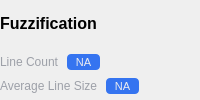
                             <widget class="QWidget" name="verticalWidget" native="true">
                              <property name="minimumSize">
                               <size>
                                <width>0</width>
                                <height>0</height>
                               </size>
                              </property>
                              <layout class="QVBoxLayout" name="verticalLayout_13">
                               <property name="spacing">
                                <number>8</number>
                               </property>
                               <property name="leftMargin">
                                <number>0</number>
                               </property>
                               <property name="topMargin">
                                <number>0</number>
                               </property>
                               <property name="rightMargin">
                                <number>0</number>
                               </property>
                               <property name="bottomMargin">
                                <number>0</number>
                               </property>
                               <item>
                                <widget class="QLabel" name="label_6">
                                 <property name="font">
                                  <font>
                                   <pointsize>12</pointsize>
                                   <bold>true</bold>
                                  </font>
                                 </property>
                                 <property name="text">
                                  <string>Fuzzification</string>
                                 </property>
                                </widget>
                               </item>
                               <item alignment="Qt::AlignmentFlag::AlignLeft|Qt::AlignmentFlag::AlignTop">
                                <widget class="QWidget" name="verticalWidget_4" native="true">
                                 <layout class="QVBoxLayout" name="verticalLayout_17">
                                  <property name="spacing">
                                   <number>8</number>
                                  </property>
                                  <property name="leftMargin">
                                   <number>0</number>
                                  </property>
                                  <property name="topMargin">
                                   <number>0</number>
                                  </property>
                                  <property name="rightMargin">
                                   <number>0</number>
                                  </property>
                                  <property name="bottomMargin">
                                   <number>0</number>
                                  </property>
                                  <item alignment="Qt::AlignmentFlag::AlignLeft|Qt::AlignmentFlag::AlignTop">
                                   <widget class="QWidget" name="horizontalWidget_3" native="true">
                                    <property name="minimumSize">
                                     <size>
                                      <width>0</width>
                                      <height>0</height>
                                     </size>
                                    </property>
                                    <layout class="QHBoxLayout" name="horizontalLayout_8">
                                     <property name="spacing">
                                      <number>0</number>
                                     </property>
                                     <property name="leftMargin">
                                      <number>0</number>
                                     </property>
                                     <property name="topMargin">
                                      <number>0</number>
                                     </property>
                                     <property name="rightMargin">
                                      <number>0</number>
                                     </property>
                                     <property name="bottomMargin">
                                      <number>0</number>
                                     </property>
                                     <item alignment="Qt::AlignmentFlag::AlignLeft">
                                      <widget class="QLabel" name="label_9">
                                       <property name="styleSheet">
                                        <string notr="true">QLabel {
	color: #9DA0A8;
}</string>
                                       </property>
                                       <property name="text">
                                        <string>Line Count</string>
                                       </property>
                                      </widget>
                                     </item>
                                     <item alignment="Qt::AlignmentFlag::AlignLeft">
                                      <widget class="QWidget" name="horizontalWidget_11" native="true">
                                       <layout class="QHBoxLayout" name="horizontalLayout_11">
                                        <property name="spacing">
                                         <number>0</number>
                                        </property>
                                        <property name="leftMargin">
                                         <number>8</number>
                                        </property>
                                        <property name="topMargin">
                                         <number>0</number>
                                        </property>
                                        <property name="rightMargin">
                                         <number>0</number>
                                        </property>
                                        <property name="bottomMargin">
                                         <number>0</number>
                                        </property>
                                        <item>
                                         <widget class="QLabel" name="label_19">
                                          <property name="sizePolicy">
                                           <sizepolicy hsizetype="Expanding" vsizetype="Expanding">
                                            <horstretch>0</horstretch>
                                            <verstretch>0</verstretch>
                                           </sizepolicy>
                                          </property>
                                          <property name="minimumSize">
                                           <size>
                                            <width>0</width>
                                            <height>0</height>
                                           </size>
                                          </property>
                                          <property name="maximumSize">
                                           <size>
                                            <width>16777215</width>
                                            <height>16</height>
                                           </size>
                                          </property>
                                          <property name="font">
                                           <font>
                                            <pointsize>8</pointsize>
                                           </font>
                                          </property>
                                          <property name="styleSheet">
                                           <string notr="true">QLabel {
    color: #EBECF0;
	background: #3574F0;
    padding: 2px 8px;
    border-radius: 4px;
}</string>
                                          </property>
                                          <property name="lineWidth">
                                           <number>0</number>
                                          </property>
                                          <property name="text">
                                           <string>NA</string>
                                          </property>
                                          <property name="alignment">
                                           <set>Qt::AlignmentFlag::AlignCenter</set>
                                          </property>
                                          <property name="indent">
                                           <number>0</number>
                                          </property>
                                         </widget>
                                        </item>
                                       </layout>
                                      </widget>
                                     </item>
                                    </layout>
                                   </widget>
                                  </item>
                                  <item alignment="Qt::AlignmentFlag::AlignLeft|Qt::AlignmentFlag::AlignTop">
                                   <widget class="QWidget" name="horizontalWidget_2" native="true">
                                    <layout class="QHBoxLayout" name="horizontalLayout_10">
                                     <property name="spacing">
                                      <number>0</number>
                                     </property>
                                     <property name="leftMargin">
                                      <number>0</number>
                                     </property>
                                     <property name="topMargin">
                                      <number>0</number>
                                     </property>
                                     <property name="rightMargin">
                                      <number>8</number>
                                     </property>
                                     <property name="bottomMargin">
                                      <number>0</number>
                                     </property>
                                     <item>
                                      <widget class="QLabel" name="label_10">
                                       <property name="styleSheet">
                                        <string notr="true">QLabel {
	color: #9DA0A8;
}</string>
                                       </property>
                                       <property name="text">
                                        <string>Average Line Size</string>
                                       </property>
                                      </widget>
                                     </item>
                                     <item>
                                      <widget class="QWidget" name="horizontalWidget_12" native="true">
                                       <layout class="QHBoxLayout" name="horizontalLayout_12">
                                        <property name="spacing">
                                         <number>0</number>
                                        </property>
                                        <property name="leftMargin">
                                         <number>8</number>
                                        </property>
                                        <property name="topMargin">
                                         <number>0</number>
                                        </property>
                                        <property name="rightMargin">
                                         <number>0</number>
                                        </property>
                                        <property name="bottomMargin">
                                         <number>0</number>
                                        </property>
                                        <item>
                                         <widget class="QLabel" name="label_20">
                                          <property name="sizePolicy">
                                           <sizepolicy hsizetype="Expanding" vsizetype="Expanding">
                                            <horstretch>0</horstretch>
                                            <verstretch>0</verstretch>
                                           </sizepolicy>
                                          </property>
                                          <property name="minimumSize">
                                           <size>
                                            <width>0</width>
                                            <height>0</height>
                                           </size>
                                          </property>
                                          <property name="maximumSize">
                                           <size>
                                            <width>16777215</width>
                                            <height>16</height>
                                           </size>
                                          </property>
                                          <property name="font">
                                           <font>
                                            <pointsize>8</pointsize>
                                           </font>
                                          </property>
                                          <property name="styleSheet">
                                           <string notr="true">QLabel {
    color: #EBECF0;
	background: #3574F0;
    padding: 2px 8px;
    border-radius: 4px;
}</string>
                                          </property>
                                          <property name="lineWidth">
                                           <number>0</number>
                                          </property>
                                          <property name="text">
                                           <string>NA</string>
                                          </property>
                                          <property name="alignment">
                                           <set>Qt::AlignmentFlag::AlignCenter</set>
                                          </property>
                                          <property name="indent">
                                           <number>0</number>
                                          </property>
                                         </widget>
                                        </item>
                                       </layout>
                                      </widget>
                                     </item>
                                    </layout>
                                   </widget>
                                  </item>
                                 </layout>
                                </widget>
                               </item>
                              </layout>
                             </widget>
